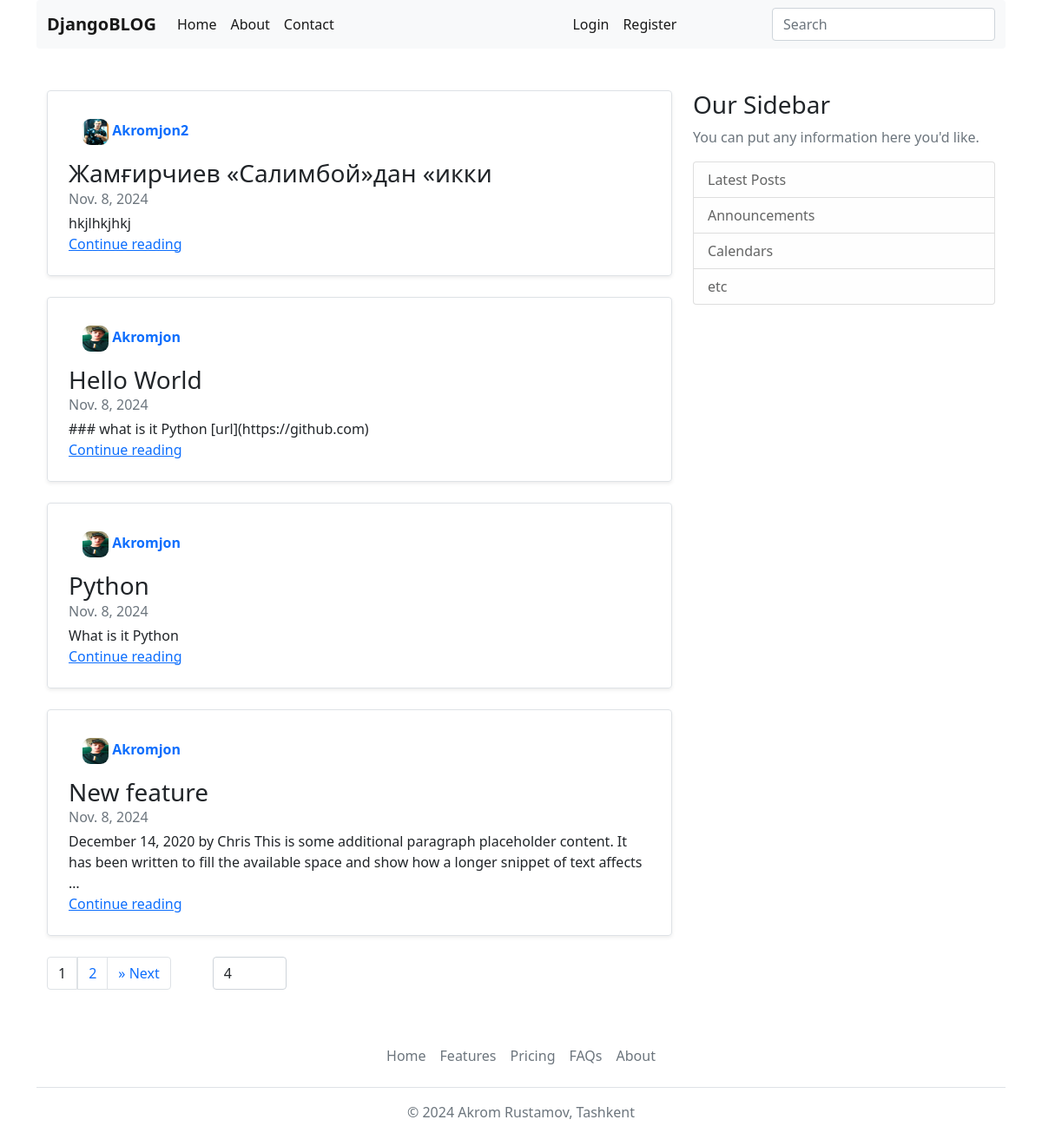
The page / on the database its author committed.
### apps/blog/models.py (models this page shows, shortened)
class Post(TimestempedAbstractModel):
    title = models.CharField(max_length=120)
    slug = models.SlugField(max_length=255, unique=True, db_index=True)
    content = models.TextField()
    publisher_at = models.DateField()
    is_active = models.BooleanField(default=False)
    author = models.ForeignKey("User", models.CASCADE, "posts")
    watching = models.BigIntegerField(default=0)
    def get_absolute_url(self):
        return reverse("post_detail", kwargs={"slug": self.slug})
    def like_count(self):
        return self.post_likes.count()
    def comment_count(self):
        return self.post_comments.count()

class User(AbstractUser, TimestempedAbstractModel):
    avatar = models.ImageField(
        upload_to="avatars/", null=True, default="avatars/default/logo.png"
    )

### apps/blog/views.py (the view)
# urls.py: path("", views.HomePageView.as_view(), name="home"),
class HomePageView(TemplateView):
    template_name = "blog/home.html"
    def get(self, request):
        if request.user.is_authenticated:
            posts = Post.objects.exclude(author=request.user)
        else:
            posts = Post.objects.all()
        search_query = request.GET.get('search_query', None)
        page = request.GET.get("page", 1)
        size = request.GET.get("size", 4)
        posts = get_search_model_queryset(posts, search_query)
        page_obj = get_pagination_obj(posts, page, size)
        return render(
            request,
            "blog/home.html",
            {
                "page_obj": page_obj,
                "size_value": size,
                "search_query_value": search_query
            },
        )

### apps/blog/utils.py (called while the page is built, shortened)
def get_search_model_queryset(model_queryset: QuerySet, search_query: str = None) -> QuerySet:
    if search_query is None:
        return model_queryset

def get_pagination_obj(model_queryset: QuerySet, page: int = 1, size: int = 4) -> Page:
    return Paginator(model_queryset.order_by("id"), size).page(page)

### templates/blog/home.html (shortened to what this page needs)
{% extends 'base.html' %}
{% load static %}
{% block content %}
<main role="main" class="container" id="main-content">
  <div class="row">
    <div class="col-md-8">
        {% for post in page_obj.object_list %}
        <div class="col-md-12">
          <div class="row g-0 border rounded overflow-hidden flex-md-row mb-4 shadow-sm h-md-250 position-relative">
            <div class="col p-4 d-flex flex-column position-static">
              <div class="d-flex">
                <strong class="d-inline-block mb-2">
                  <a href="{% url 'user_profile' post.author.username %}" class="nav-link">
                    <img src="{{ post.author.avatar.url }}" style="border-radius: 30%;" width="30px" height="30px" alt="author logo">
                    {{ post.author }}
                  </a>
                </strong>
              </div>
              <h3 class="mb-0">{{ post.title }}</h3>
              <div class="mb-1 text-muted">{{ post.publisher_at }}</div>
              <p class="card-text mb-auto">{{ post.content|truncatewords_html:30 }}</p>
              <a href="{{ post.get_absolute_url }}" class="stretched-link">Continue reading</a>
            </div>
          </div>
        </div>
        {% empty %}
        <div align="center">
          <h3>Post not found</h3>
        </div>
        {% endfor %}
    </div>
    {% include 'components/latest_posts.html' %}
  </div>
  {% include 'components/paginators.html' %}
</main>
{% endblock %}

### rows shown on the page
Post: author.avatar (picture), author "Akromjon2", title "Жамғирчиев «Салимбой»дан «икки", publisher_at "Nov. 8, 2024", content "hkjlhkjhkj"
Post: author.avatar (placeholder picture), author "Akromjon", title "Hello World", publisher_at "Nov. 8, 2024", content "### what is it Python [url](https://github.com)"
Post: author.avatar (placeholder picture), author "Akromjon", title "Python", publisher_at "Nov. 8, 2024", content "What is it Python"
Post: author.avatar (placeholder picture), author "Akromjon", title "New feature", publisher_at "Nov. 8, 2024", content "December 14, 2020 by Chris This is some additional paragraph placeholder content. It has been written to fill the available space and show how a longer snippet of text affects …"

### other values the page prints
{{ page_obj.number }} "1"
{{ page_obj.next_page_number }} "2"
